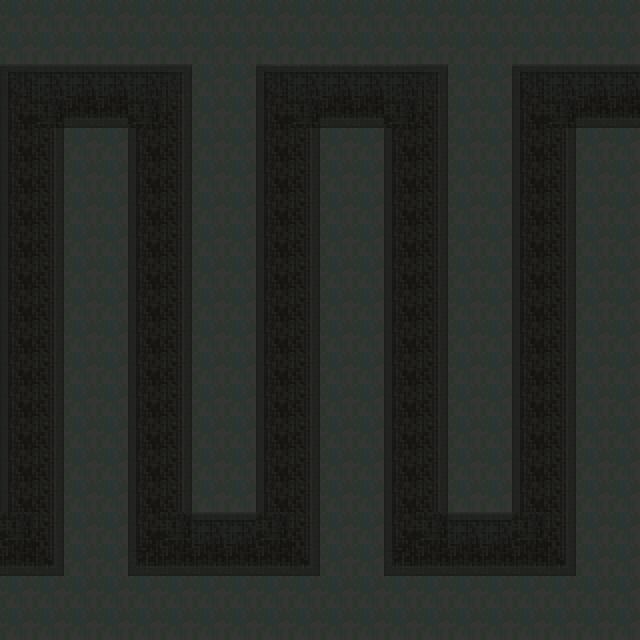

Rendered tile map (Tiled .tmx) drawn with the repository's tilesets; below, a short description and the full map source, tile grids included:
An orthogonal 20x20 tile map with 32x32 px tiles, 2 tile layers (pathLayer, wallLayer).

<map version="1.0" orientation="orthogonal" renderorder="right-down" width="20" height="20" tilewidth="32" tileheight="32" nextobjectid="22">
 <tileset firstgid="1" name="scifi_platformTiles_32x32" tilewidth="32" tileheight="32" tilecount="805" columns="35">
  <image source="scifi_platformTiles_32x32.png" width="1120" height="736" />
 </tileset>
 <layer name="pathLayer" width="20" height="20">
  <data encoding="csv">
557,557,557,557,557,557,557,557,557,557,557,557,557,557,557,557,557,557,557,557,
557,557,557,557,557,557,557,557,557,557,557,557,557,557,557,557,557,557,557,557,
666,667,667,667,667,668,557,557,669,670,670,670,670,668,557,557,666,667,667,667,
701,702,737,737,702,703,557,557,701,702,737,737,702,706,557,557,701,702,737,737,
701,703,557,557,701,703,557,557,701,703,557,557,704,706,557,557,701,703,557,557,
701,703,557,557,701,703,557,557,701,703,557,557,704,706,557,557,701,703,557,557,
701,703,557,557,701,703,557,557,701,703,557,557,704,706,557,557,701,703,557,557,
701,703,557,557,701,703,557,557,701,703,557,557,704,706,557,557,701,703,557,557,
701,703,557,557,701,703,557,557,701,703,557,557,704,706,557,557,701,703,557,557,
701,703,557,557,701,703,557,557,701,703,557,557,704,706,557,557,701,703,557,557,
701,703,557,557,701,703,557,557,701,703,557,557,704,706,557,557,701,703,557,557,
701,703,557,557,701,703,557,557,701,703,557,557,704,706,557,557,701,703,557,557,
701,703,557,557,701,703,557,557,701,703,557,557,704,706,557,557,701,703,557,557,
701,703,557,557,701,703,557,557,701,703,557,557,704,706,557,557,701,703,557,557,
701,703,557,557,701,703,557,557,701,703,557,557,704,706,557,557,701,703,557,557,
701,703,557,557,701,703,557,557,701,703,557,557,704,706,557,557,701,703,557,557,
702,703,557,557,701,702,667,667,702,703,557,557,701,702,667,667,702,703,557,557,
737,738,557,557,736,737,737,737,737,738,557,557,736,737,737,737,737,738,557,557,
241,241,557,557,557,557,557,557,557,557,557,557,557,557,557,557,557,241,557,557,
557,241,557,557,557,557,557,557,557,557,557,557,557,557,557,557,557,557,557,557
</data>
 </layer>
 <layer name="wallLayer" width="20" height="20">
  <data encoding="csv">
241,241,241,241,241,241,241,241,241,241,241,241,241,241,241,241,241,241,241,241,
241,241,241,241,241,241,241,241,241,241,241,241,241,241,241,241,241,241,241,241,
0,0,0,0,0,0,241,241,0,0,0,0,0,0,241,241,0,0,0,0,
0,0,0,0,0,0,241,241,0,0,0,0,0,0,241,241,0,0,0,0,
0,0,241,241,0,0,241,241,0,0,241,241,0,0,241,241,0,0,241,241,
0,0,241,241,0,0,241,241,0,0,241,241,0,0,241,241,0,0,241,241,
0,0,241,241,0,0,241,241,0,0,241,241,0,0,241,241,0,0,241,241,
0,0,241,241,0,0,241,241,0,0,241,241,0,0,241,241,0,0,241,241,
0,0,241,241,0,0,241,241,0,0,241,241,0,0,241,241,0,0,241,241,
0,0,241,241,0,0,241,241,0,0,241,241,0,0,241,241,0,0,241,241,
0,0,241,241,0,0,241,241,0,0,241,241,0,0,241,241,0,0,241,241,
0,0,241,241,0,0,241,241,0,0,241,241,0,0,241,241,0,0,241,241,
0,0,241,241,0,0,241,241,0,0,241,241,0,0,241,241,0,0,241,241,
0,0,241,241,0,0,241,241,0,0,241,241,0,0,241,241,0,0,241,241,
0,0,241,241,0,0,241,241,0,0,241,241,0,0,241,241,0,0,241,241,
0,0,241,241,0,0,241,241,0,0,241,241,0,0,241,241,0,0,241,241,
0,0,241,241,0,0,0,0,0,0,241,241,0,0,0,0,0,0,241,241,
0,0,241,241,0,0,0,0,0,0,241,241,0,0,0,0,0,0,241,241,
241,241,241,241,241,241,241,241,241,241,241,241,241,241,241,241,241,241,241,241,
241,241,241,241,241,241,241,241,241,241,241,241,241,241,241,241,241,241,241,241
</data>
 </layer>
</map>
